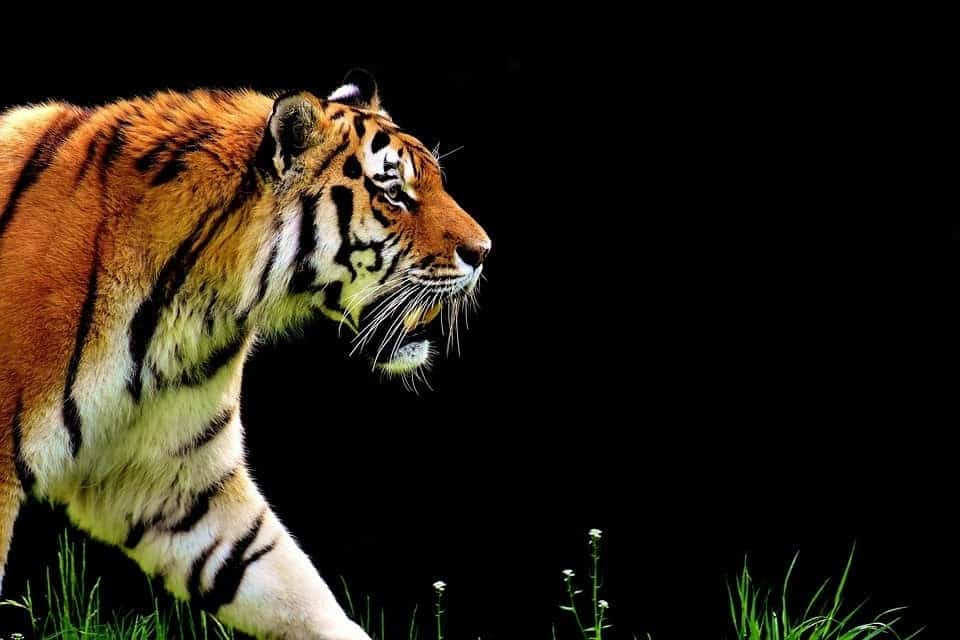
#> input picture Practical 7/data/tiger.jpg, 960 x 640 px, found by its file name
$ python 'Canny Edge Detection.py'
#> lines starting #> are read from the running program, lines starting #| are printed output that depends on the picture; after the words box and inside, x2 and y2 are one past the last pixel; in counts of white or black regions, pixels touching at a corner belong together
import cv2
import numpy as np
import matplotlib.pyplot as plt

img = cv2.imread('../data/tiger.jpg', 0)
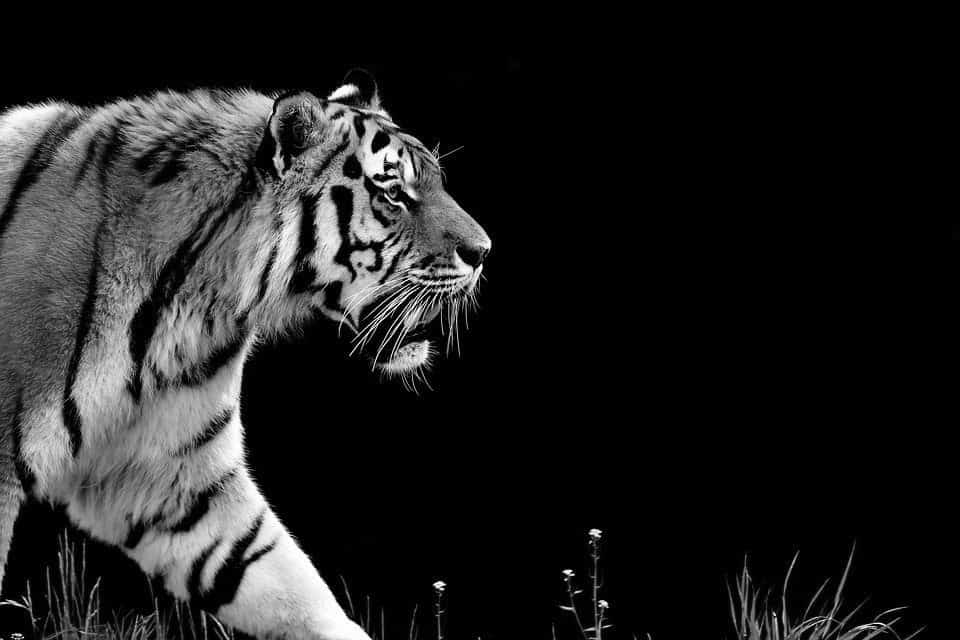
#> img: shape (640, 960); min 0, max 255, mean 33.2

assert img is not None, 'file cannot be null'

edges = cv2.Canny(img, 100, 200)
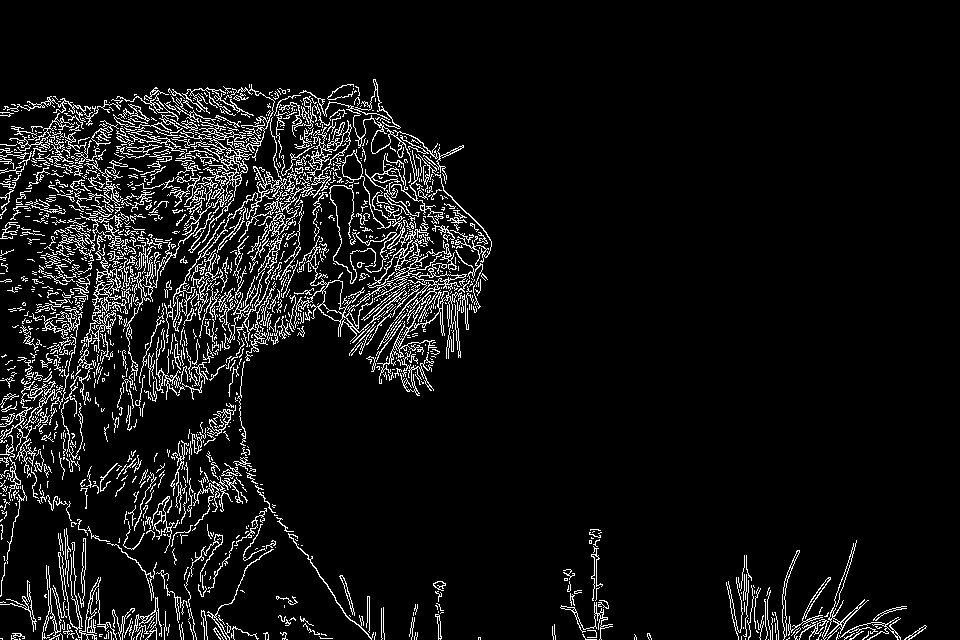
#> edges: shape (640, 960); 7.3% white in thin lines or dots, all inside (x1, y1, x2, y2) = (0, 79, 927, 640)

plt.subplot(121)
plt.imshow(img, cmap='gray')
plt.title('og img')
plt.xticks([])
plt.yticks([])

plt.subplot(122)
plt.imshow(edges, cmap='gray')
plt.title('edge img')
plt.xticks([])
plt.yticks([])
plt.show()
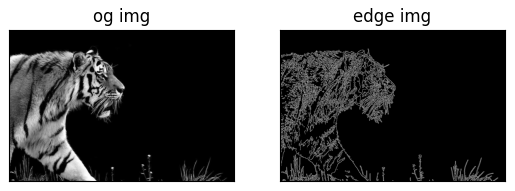
#> figure drawn by matplotlib, 2 panels
